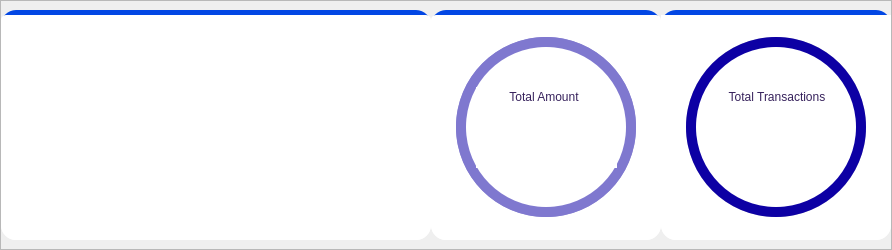
                         <widget class="QFrame" name="middle_main_frame">
                          <property name="minimumSize">
                           <size>
                            <width>0</width>
                            <height>250</height>
                           </size>
                          </property>
                          <property name="maximumSize">
                           <size>
                            <width>16777215</width>
                            <height>250</height>
                           </size>
                          </property>
                          <property name="styleSheet">
                           <string notr="true"/>
                          </property>
                          <property name="frameShape">
                           <enum>QFrame::StyledPanel</enum>
                          </property>
                          <property name="frameShadow">
                           <enum>QFrame::Raised</enum>
                          </property>
                          <layout class="QHBoxLayout" name="horizontalLayout_5">
                           <property name="spacing">
                            <number>0</number>
                           </property>
                           <property name="leftMargin">
                            <number>0</number>
                           </property>
                           <property name="topMargin">
                            <number>0</number>
                           </property>
                           <property name="rightMargin">
                            <number>0</number>
                           </property>
                           <property name="bottomMargin">
                            <number>0</number>
                           </property>
                           <item>
                            <widget class="QFrame" name="four">
                             <property name="minimumSize">
                              <size>
                               <width>430</width>
                               <height>230</height>
                              </size>
                             </property>
                             <property name="maximumSize">
                              <size>
                               <width>430</width>
                               <height>230</height>
                              </size>
                             </property>
                             <property name="styleSheet">
                              <string notr="true">QFrame#four{
background-color: rgb(255, 255, 255);
border-radius: 15px;
border-top: 5px solid #0247E4; 
}</string>
                             </property>
                             <property name="frameShape">
                              <enum>QFrame::StyledPanel</enum>
                             </property>
                             <property name="frameShadow">
                              <enum>QFrame::Raised</enum>
                             </property>
                             <layout class="QHBoxLayout" name="horizontalLayout_17">
                              <property name="spacing">
                               <number>0</number>
                              </property>
                              <property name="leftMargin">
                               <number>0</number>
                              </property>
                              <property name="topMargin">
                               <number>0</number>
                              </property>
                              <property name="rightMargin">
                               <number>0</number>
                              </property>
                              <property name="bottomMargin">
                               <number>0</number>
                              </property>
                              <item>
                               <widget class="QFrame" name="bar">
                                <property name="styleSheet">
                                 <string notr="true">background-color: rgb(255, 255, 255);
border-bottom-left-radius: 15px;
border-bottom-right-radius: 15px;
border-top-left-radius: 5px;
border-top-right-radius: 5px;</string>
                                </property>
                                <property name="frameShape">
                                 <enum>QFrame::StyledPanel</enum>
                                </property>
                                <property name="frameShadow">
                                 <enum>QFrame::Raised</enum>
                                </property>
                               </widget>
                              </item>
                             </layout>
                            </widget>
                           </item>
                           <item>
                            <widget class="QFrame" name="cash_card">
                             <property name="minimumSize">
                              <size>
                               <width>230</width>
                               <height>230</height>
                              </size>
                             </property>
                             <property name="maximumSize">
                              <size>
                               <width>230</width>
                               <height>230</height>
                              </size>
                             </property>
                             <property name="styleSheet">
                              <string notr="true">QFrame#cash_card{
background-color: rgb(255, 255, 255);
border-radius: 15px;
border-top: 5px solid #0247E4; 
}</string>
                             </property>
                             <property name="frameShape">
                              <enum>QFrame::StyledPanel</enum>
                             </property>
                             <property name="frameShadow">
                              <enum>QFrame::Raised</enum>
                             </property>
                             <layout class="QVBoxLayout" name="verticalLayout_14">
                              <property name="spacing">
                               <number>0</number>
                              </property>
                              <property name="leftMargin">
                               <number>0</number>
                              </property>
                              <property name="topMargin">
                               <number>0</number>
                              </property>
                              <property name="rightMargin">
                               <number>0</number>
                              </property>
                              <property name="bottomMargin">
                               <number>0</number>
                              </property>
                              <item>
                               <widget class="QFrame" name="frame_19">
                                <property name="minimumSize">
                                 <size>
                                  <width>220</width>
                                  <height>220</height>
                                 </size>
                                </property>
                                <property name="maximumSize">
                                 <size>
                                  <width>16777215</width>
                                  <height>16777215</height>
                                 </size>
                                </property>
                                <property name="styleSheet">
                                 <string notr="true">background-color: rgb(255, 255, 255);
border-bottom-left-radius: 15px;
border-bottom-right-radius: 15px;
border-top-left-radius: 5px;
border-top-right-radius: 5px;</string>
                                </property>
                                <property name="frameShape">
                                 <enum>QFrame::StyledPanel</enum>
                                </property>
                                <property name="frameShadow">
                                 <enum>QFrame::Raised</enum>
                                </property>
                                <layout class="QHBoxLayout" name="horizontalLayout_21">
                                 <property name="spacing">
                                  <number>0</number>
                                 </property>
                                 <property name="leftMargin">
                                  <number>0</number>
                                 </property>
                                 <property name="topMargin">
                                  <number>0</number>
                                 </property>
                                 <property name="rightMargin">
                                  <number>0</number>
                                 </property>
                                 <property name="bottomMargin">
                                  <number>0</number>
                                 </property>
                                 <item>
                                  <widget class="QFrame" name="circularProgressBarBase_2">
                                   <property name="minimumSize">
                                    <size>
                                     <width>200</width>
                                     <height>200</height>
                                    </size>
                                   </property>
                                   <property name="maximumSize">
                                    <size>
                                     <width>200</width>
                                     <height>200</height>
                                    </size>
                                   </property>
                                   <property name="styleSheet">
                                    <string notr="true"/>
                                   </property>
                                   <property name="frameShape">
                                    <enum>QFrame::NoFrame</enum>
                                   </property>
                                   <property name="frameShadow">
                                    <enum>QFrame::Raised</enum>
                                   </property>
                                   <widget class="QFrame" name="circularProgress_2">
                                    <property name="geometry">
                                     <rect>
                                      <x>10</x>
                                      <y>10</y>
                                      <width>180</width>
                                      <height>180</height>
                                     </rect>
                                    </property>
                                    <property name="styleSheet">
                                     <string notr="true">QFrame{
	border-radius: 90px;
	background-color: qconicalgradient(cx:0.5, cy:0.5, angle:90, stop:0.8 rgba(255, 0, 127, 0), stop:0.8 rgba(13, 0, 164, 255));
}</string>
                                    </property>
                                    <property name="frameShape">
                                     <enum>QFrame::NoFrame</enum>
                                    </property>
                                    <property name="frameShadow">
                                     <enum>QFrame::Raised</enum>
                                    </property>
                                    <widget class="QFrame" name="circularBg_2">
                                     <property name="geometry">
                                      <rect>
                                       <x>0</x>
                                       <y>0</y>
                                       <width>180</width>
                                       <height>180</height>
                                      </rect>
                                     </property>
                                     <property name="styleSheet">
                                      <string notr="true">QFrame{
	border-radius: 90px;
	background-color: rgba(255,255,255, 120);
}</string>
                                     </property>
                                     <property name="frameShape">
                                      <enum>QFrame::NoFrame</enum>
                                     </property>
                                     <property name="frameShadow">
                                      <enum>QFrame::Raised</enum>
                                     </property>
                                     <widget class="QFrame" name="container_2">
                                      <property name="geometry">
                                       <rect>
                                        <x>10</x>
                                        <y>10</y>
                                        <width>160</width>
                                        <height>160</height>
                                       </rect>
                                      </property>
                                      <property name="styleSheet">
                                       <string notr="true">QFrame{
	border-radius: 80px;
	background-color: rgb(255,255,255);
}</string>
                                      </property>
                                      <property name="frameShape">
                                       <enum>QFrame::NoFrame</enum>
                                      </property>
                                      <property name="frameShadow">
                                       <enum>QFrame::Raised</enum>
                                      </property>
                                      <widget class="QLabel" name="label_41">
                                       <property name="geometry">
                                        <rect>
                                         <x>10</x>
                                         <y>40</y>
                                         <width>136</width>
                                         <height>20</height>
                                        </rect>
                                       </property>
                                       <property name="styleSheet">
                                        <string notr="true">font: 11pt &quot;Georgia&quot;;
color: rgb(55, 34, 92);</string>
                                       </property>
                                       <property name="text">
                                        <string>Total Amount</string>
                                       </property>
                                       <property name="alignment">
                                        <set>Qt::AlignCenter</set>
                                       </property>
                                      </widget>
                                      <widget class="QLabel" name="amount">
                                       <property name="geometry">
                                        <rect>
                                         <x>10</x>
                                         <y>60</y>
                                         <width>141</width>
                                         <height>61</height>
                                        </rect>
                                       </property>
                                       <property name="styleSheet">
                                        <string notr="true">font: 75 30pt &quot;Segoe UI Light&quot;;</string>
                                       </property>
                                       <property name="text">
                                        <string/>
                                       </property>
                                       <property name="alignment">
                                        <set>Qt::AlignCenter</set>
                                       </property>
                                      </widget>
                                     </widget>
                                    </widget>
                                   </widget>
                                  </widget>
                                 </item>
                                </layout>
                               </widget>
                              </item>
                             </layout>
                            </widget>
                           </item>
                           <item>
                            <widget class="QFrame" name="balance">
                             <property name="minimumSize">
                              <size>
                               <width>230</width>
                               <height>230</height>
                              </size>
                             </property>
                             <property name="maximumSize">
                              <size>
                               <width>230</width>
                               <height>230</height>
                              </size>
                             </property>
                             <property name="styleSheet">
                              <string notr="true">QFrame#balance{
background-color: rgb(255, 255, 255);
border-radius: 15px;
border-top: 5px solid #0247E4; 
}</string>
                             </property>
                             <property name="frameShape">
                              <enum>QFrame::StyledPanel</enum>
                             </property>
                             <property name="frameShadow">
                              <enum>QFrame::Raised</enum>
                             </property>
                             <layout class="QHBoxLayout" name="horizontalLayout_16">
                              <property name="spacing">
                               <number>0</number>
                              </property>
                              <property name="leftMargin">
                               <number>0</number>
                              </property>
                              <property name="topMargin">
                               <number>0</number>
                              </property>
                              <property name="rightMargin">
                               <number>0</number>
                              </property>
                              <property name="bottomMargin">
                               <number>0</number>
                              </property>
                              <item>
                               <widget class="QFrame" name="circular_frame2">
                                <property name="minimumSize">
                                 <size>
                                  <width>220</width>
                                  <height>220</height>
                                 </size>
                                </property>
                                <property name="styleSheet">
                                 <string notr="true">background-color: rgb(255, 255, 255);
background-color: rgb(255, 255, 255);
border-bottom-left-radius: 15px;
border-bottom-right-radius: 15px;</string>
                                </property>
                                <property name="frameShape">
                                 <enum>QFrame::StyledPanel</enum>
                                </property>
                                <property name="frameShadow">
                                 <enum>QFrame::Raised</enum>
                                </property>
                                <layout class="QHBoxLayout" name="horizontalLayout_30">
                                 <property name="spacing">
                                  <number>0</number>
                                 </property>
                                 <property name="leftMargin">
                                  <number>0</number>
                                 </property>
                                 <property name="topMargin">
                                  <number>0</number>
                                 </property>
                                 <property name="rightMargin">
                                  <number>0</number>
                                 </property>
                                 <property name="bottomMargin">
                                  <number>0</number>
                                 </property>
                                 <item>
                                  <widget class="QFrame" name="circularProgressBarBase">
                                   <property name="minimumSize">
                                    <size>
                                     <width>200</width>
                                     <height>200</height>
                                    </size>
                                   </property>
                                   <property name="maximumSize">
                                    <size>
                                     <width>200</width>
                                     <height>200</height>
                                    </size>
                                   </property>
                                   <property name="styleSheet">
                                    <string notr="true"/>
                                   </property>
                                   <property name="frameShape">
                                    <enum>QFrame::NoFrame</enum>
                                   </property>
                                   <property name="frameShadow">
                                    <enum>QFrame::Raised</enum>
                                   </property>
                                   <widget class="QFrame" name="circularProgress">
                                    <property name="geometry">
                                     <rect>
                                      <x>10</x>
                                      <y>10</y>
                                      <width>180</width>
                                      <height>180</height>
                                     </rect>
                                    </property>
                                    <property name="styleSheet">
                                     <string notr="true">QFrame{
	border-radius: 90px;
	background-color: qconicalgradient(cx:0.5, cy:0.5, angle:90, stop:0.8 rgba(255, 0, 127, 0), stop:0.8 rgba(13, 0, 164, 255));
}</string>
                                    </property>
                                    <property name="frameShape">
                                     <enum>QFrame::NoFrame</enum>
                                    </property>
                                    <property name="frameShadow">
                                     <enum>QFrame::Raised</enum>
                                    </property>
                                    <widget class="QFrame" name="container">
                                     <property name="geometry">
                                      <rect>
                                       <x>10</x>
                                       <y>10</y>
                                       <width>160</width>
                                       <height>160</height>
                                      </rect>
                                     </property>
                                     <property name="styleSheet">
                                      <string notr="true">QFrame{
	border-radius: 80px;
	background-color: rgb(255,255,255);
}</string>
                                     </property>
                                     <property name="frameShape">
                                      <enum>QFrame::NoFrame</enum>
                                     </property>
                                     <property name="frameShadow">
                                      <enum>QFrame::Raised</enum>
                                     </property>
                                     <widget class="QLabel" name="label_6">
                                      <property name="geometry">
                                       <rect>
                                        <x>13</x>
                                        <y>40</y>
                                        <width>136</width>
                                        <height>20</height>
                                       </rect>
                                      </property>
                                      <property name="styleSheet">
                                       <string notr="true">font: 11pt &quot;Georgia&quot;;
color: rgb(55, 34, 92);</string>
                                      </property>
                                      <property name="text">
                                       <string>Total Transactions</string>
                                      </property>
                                      <property name="alignment">
                                       <set>Qt::AlignCenter</set>
                                      </property>
                                     </widget>
                                     <widget class="QLabel" name="transaction">
                                      <property name="geometry">
                                       <rect>
                                        <x>20</x>
                                        <y>60</y>
                                        <width>121</width>
                                        <height>61</height>
                                       </rect>
                                      </property>
                                      <property name="styleSheet">
                                       <string notr="true">font: 75 30pt &quot;Segoe UI Light&quot;;</string>
                                      </property>
                                      <property name="text">
                                       <string/>
                                      </property>
                                      <property name="alignment">
                                       <set>Qt::AlignCenter</set>
                                      </property>
                                     </widget>
                                    </widget>
                                   </widget>
                                   <widget class="QFrame" name="circularBg">
                                    <property name="geometry">
                                     <rect>
                                      <x>10</x>
                                      <y>10</y>
                                      <width>180</width>
                                      <height>180</height>
                                     </rect>
                                    </property>
                                    <property name="styleSheet">
                                     <string notr="true">QFrame{
	border-radius: 90px;
	background-color: rgba(77, 77, 127, 120);
}</string>
                                    </property>
                                    <property name="frameShape">
                                     <enum>QFrame::NoFrame</enum>
                                    </property>
                                    <property name="frameShadow">
                                     <enum>QFrame::Raised</enum>
                                    </property>
                                   </widget>
                                   <zorder>circularBg</zorder>
                                   <zorder>circularProgress</zorder>
                                  </widget>
                                 </item>
                                </layout>
                               </widget>
                              </item>
                             </layout>
                            </widget>
                           </item>
                          </layout>
                         </widget>
